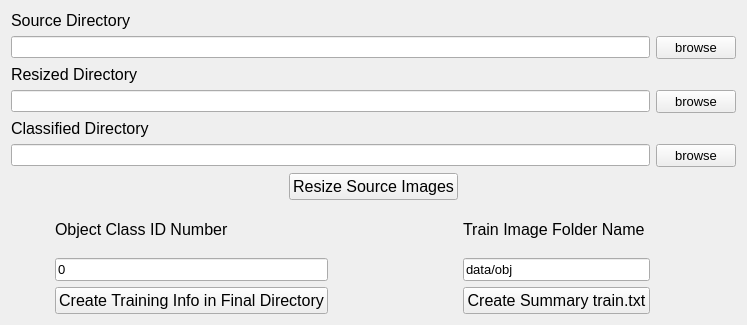
<?xml version="1.0" encoding="UTF-8"?>
<ui version="4.0">
 <class>ImagePreProcClass</class>
 <widget class="QWidget" name="ImagePreProcClass">
  <property name="geometry">
   <rect>
    <x>0</x>
    <y>0</y>
    <width>747</width>
    <height>325</height>
   </rect>
  </property>
  <property name="windowTitle">
   <string>ImagePreProc</string>
  </property>
  <layout class="QVBoxLayout" name="verticalLayout">
   <item>
    <layout class="QGridLayout" name="gridLayout">
     <item row="4" column="0">
      <widget class="QLabel" name="label_3">
       <property name="font">
        <font>
         <pointsize>12</pointsize>
        </font>
       </property>
       <property name="text">
        <string>Classified Directory</string>
       </property>
      </widget>
     </item>
     <item row="5" column="0">
      <widget class="QLineEdit" name="ed_train"/>
     </item>
     <item row="2" column="0">
      <widget class="QLabel" name="label_2">
       <property name="font">
        <font>
         <pointsize>12</pointsize>
        </font>
       </property>
       <property name="text">
        <string>Resized Directory</string>
       </property>
      </widget>
     </item>
     <item row="1" column="0">
      <widget class="QLineEdit" name="ed_src"/>
     </item>
     <item row="3" column="1">
      <widget class="QPushButton" name="bt_browseFinal">
       <property name="font">
        <font>
         <pointsize>10</pointsize>
        </font>
       </property>
       <property name="text">
        <string>browse</string>
       </property>
      </widget>
     </item>
     <item row="3" column="0">
      <widget class="QLineEdit" name="ed_final"/>
     </item>
     <item row="0" column="0">
      <widget class="QLabel" name="label">
       <property name="font">
        <font>
         <pointsize>12</pointsize>
        </font>
       </property>
       <property name="text">
        <string>Source Directory</string>
       </property>
      </widget>
     </item>
     <item row="1" column="1">
      <widget class="QPushButton" name="bt_browseSrc">
       <property name="font">
        <font>
         <pointsize>10</pointsize>
        </font>
       </property>
       <property name="text">
        <string>browse</string>
       </property>
      </widget>
     </item>
     <item row="5" column="1">
      <widget class="QPushButton" name="bt_browseTrain">
       <property name="font">
        <font>
         <pointsize>10</pointsize>
        </font>
       </property>
       <property name="text">
        <string>browse</string>
       </property>
      </widget>
     </item>
    </layout>
   </item>
   <item>
    <layout class="QHBoxLayout" name="horizontalLayout">
     <item>
      <spacer name="horizontalSpacer">
       <property name="orientation">
        <enum>Qt::Horizontal</enum>
       </property>
       <property name="sizeHint" stdset="0">
        <size>
         <width>40</width>
         <height>20</height>
        </size>
       </property>
      </spacer>
     </item>
     <item>
      <widget class="QPushButton" name="bt_start">
       <property name="font">
        <font>
         <pointsize>12</pointsize>
        </font>
       </property>
       <property name="text">
        <string>Resize Source Images</string>
       </property>
      </widget>
     </item>
     <item>
      <spacer name="horizontalSpacer_3">
       <property name="orientation">
        <enum>Qt::Horizontal</enum>
       </property>
       <property name="sizeHint" stdset="0">
        <size>
         <width>40</width>
         <height>20</height>
        </size>
       </property>
      </spacer>
     </item>
    </layout>
   </item>
   <item>
    <layout class="QHBoxLayout" name="horizontalLayout_2">
     <item>
      <layout class="QGridLayout" name="gridLayout_3">
       <item row="0" column="1">
        <widget class="QLabel" name="label_5">
         <property name="font">
          <font>
           <pointsize>12</pointsize>
          </font>
         </property>
         <property name="text">
          <string>Object Class ID Number</string>
         </property>
        </widget>
       </item>
       <item row="1" column="1">
        <widget class="QLineEdit" name="ed_classID">
         <property name="font">
          <font>
           <pointsize>10</pointsize>
          </font>
         </property>
         <property name="text">
          <string>0</string>
         </property>
        </widget>
       </item>
       <item row="2" column="0">
        <spacer name="horizontalSpacer_4">
         <property name="orientation">
          <enum>Qt::Horizontal</enum>
         </property>
         <property name="sizeHint" stdset="0">
          <size>
           <width>40</width>
           <height>20</height>
          </size>
         </property>
        </spacer>
       </item>
       <item row="2" column="1">
        <widget class="QPushButton" name="bt_trainInfo">
         <property name="font">
          <font>
           <pointsize>12</pointsize>
          </font>
         </property>
         <property name="text">
          <string>Create Training Info in Final Directory</string>
         </property>
        </widget>
       </item>
       <item row="2" column="2">
        <spacer name="horizontalSpacer_6">
         <property name="orientation">
          <enum>Qt::Horizontal</enum>
         </property>
         <property name="sizeHint" stdset="0">
          <size>
           <width>40</width>
           <height>20</height>
          </size>
         </property>
        </spacer>
       </item>
      </layout>
     </item>
     <item>
      <layout class="QGridLayout" name="gridLayout_2">
       <item row="2" column="2">
        <spacer name="horizontalSpacer_5">
         <property name="orientation">
          <enum>Qt::Horizontal</enum>
         </property>
         <property name="sizeHint" stdset="0">
          <size>
           <width>40</width>
           <height>20</height>
          </size>
         </property>
        </spacer>
       </item>
       <item row="0" column="1">
        <widget class="QLabel" name="label_4">
         <property name="font">
          <font>
           <pointsize>12</pointsize>
          </font>
         </property>
         <property name="text">
          <string>Train Image Folder Name</string>
         </property>
        </widget>
       </item>
       <item row="1" column="1">
        <widget class="QLineEdit" name="ed_trainFdr">
         <property name="font">
          <font>
           <pointsize>10</pointsize>
          </font>
         </property>
         <property name="text">
          <string>data/obj</string>
         </property>
        </widget>
       </item>
       <item row="2" column="1">
        <widget class="QPushButton" name="bt_trainSummary">
         <property name="font">
          <font>
           <pointsize>12</pointsize>
          </font>
         </property>
         <property name="text">
          <string>Create Summary train.txt</string>
         </property>
        </widget>
       </item>
       <item row="2" column="0">
        <spacer name="horizontalSpacer_2">
         <property name="orientation">
          <enum>Qt::Horizontal</enum>
         </property>
         <property name="sizeHint" stdset="0">
          <size>
           <width>40</width>
           <height>20</height>
          </size>
         </property>
        </spacer>
       </item>
      </layout>
     </item>
    </layout>
   </item>
  </layout>
 </widget>
 <layoutdefault spacing="6" margin="11"/>
 <resources>
  <include location="imagepreproc.qrc"/>
 </resources>
 <connections/>
</ui>
